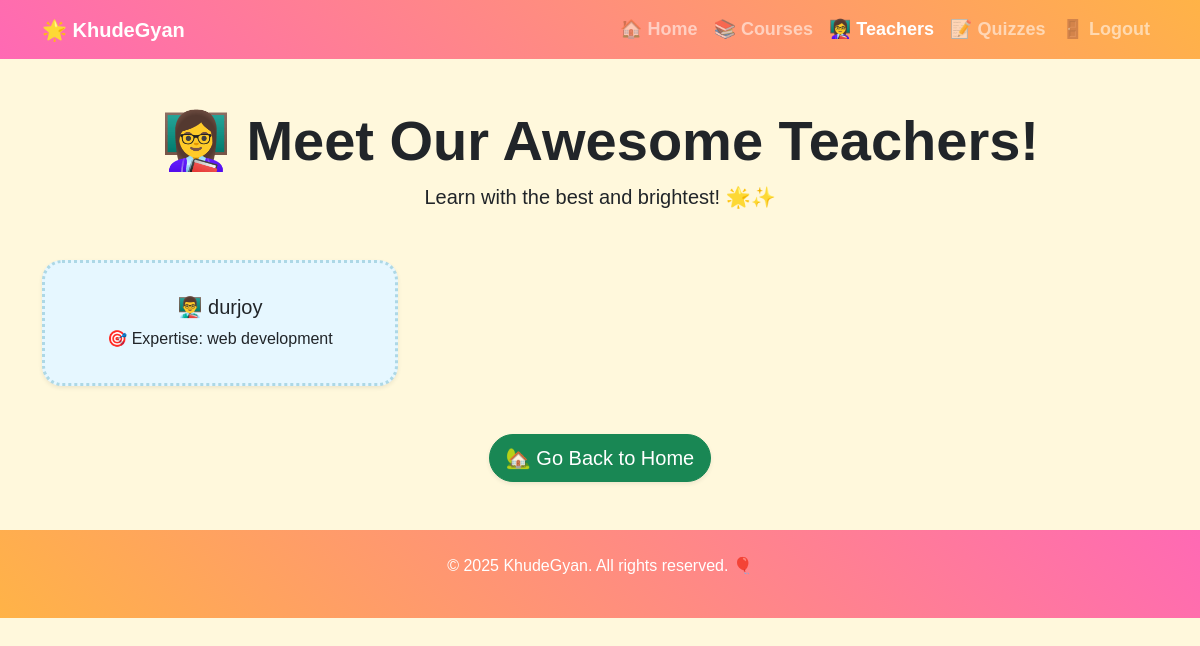
Before: /teachers/ with the older database file.
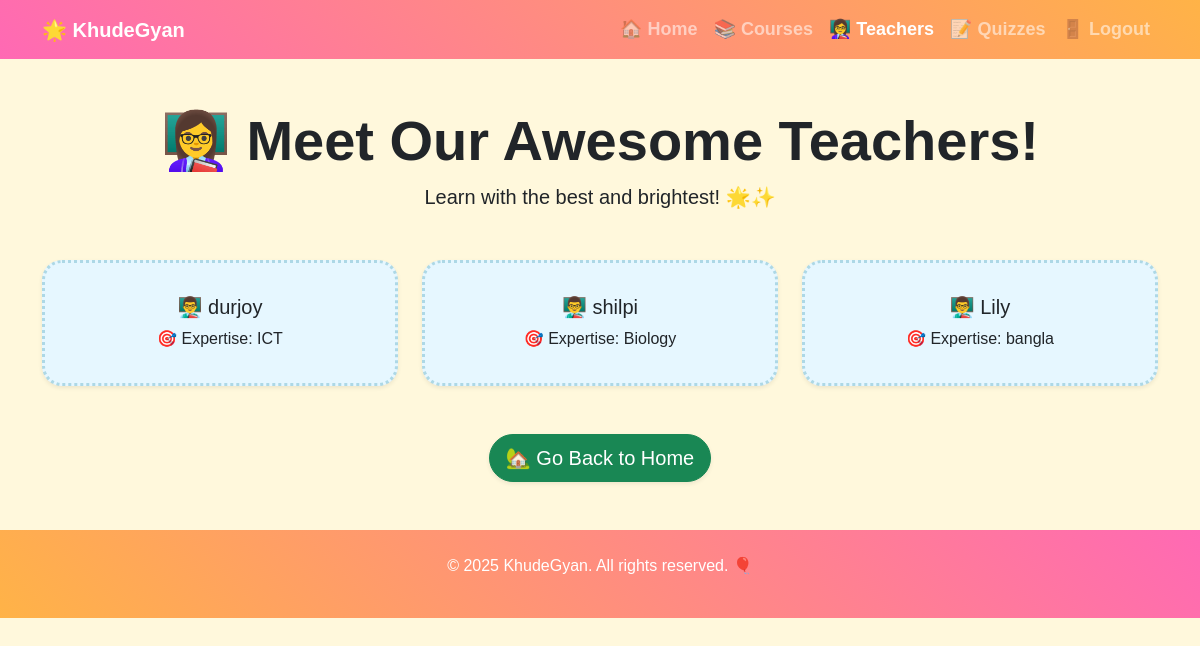
After: the same page with the newer database file.
### app1/models.py (models this page shows, shortened)
class Teacher(models.Model):
    user = models.OneToOneField(User, on_delete=models.CASCADE)
    expertise_area = models.CharField(max_length=100)

class User(AbstractUser):
    ROLE_CHOICES = (
        ('student', 'Student'),
        ('teacher', 'Teacher'),
        ('parent', 'Parent'),
        ('admin', 'Admin'),
    )
    role = models.CharField(max_length=10, choices=ROLE_CHOICES)

### app1/views.py (the view)
# urls.py: path('teachers/', teacher_list, name='teacher_list'),
def teacher_list(request):
    teachers = Teacher.objects.all()
    return render(request, 'app1/teacher_list.html', {'teachers': teachers})

### app1/templates/app1/teacher_list.html (shortened to what this page needs)
<!DOCTYPE html>
<html lang="en">
<head>
    <link href="https://cdn.jsdelivr.net/npm/bootstrap@5.3.0/dist/css/bootstrap.min.css" rel="stylesheet">
</head>
<body>
<nav class="navbar navbar-expand-lg navbar-dark mb-4">
  <div class="container">
    <a class="navbar-brand fw-bold" href="{% url 'home' %}">🌟 KhudeGyan</a>
    <div class="collapse navbar-collapse" id="navbarNav">
      <ul class="navbar-nav ms-auto">
        <li class="nav-item">
            <a class="nav-link" href="{% url 'home' %}">🏠 Home</a>
        </li>
        <li class="nav-item">
            <a class="nav-link" href="{% url 'course_list' %}">📚 Courses</a>
        </li>
        <li class="nav-item">
            <a class="nav-link active" href="{% url 'teacher_list' %}">👩‍🏫 Teachers</a>
        </li>
        <li class="nav-item">
            <a class="nav-link" href="{% url 'quiz_list' %}">📝 Quizzes</a>
        </li>
        <li class="nav-item">
            <a class="nav-link" href="{% url 'logout' %}">🚪 Logout</a>
        </li>
      </ul>
    </div>
  </div>
</nav>
<div class="container text-center my-5">
    <h1 class="display-4 fw-bold">👩‍🏫 Meet Our Awesome Teachers!</h1>
    <p class="lead">Learn with the best and brightest! 🌟✨</p>
</div>
<div class="container">
    <div class="row g-4">
        {% for teacher in teachers %}
        <div class="col-md-4">
            <div class="card teacher-card h-100 text-center shadow-sm p-3">
                <div class="card-body">
                    <h5 class="card-title">👨‍🏫 {{ teacher.user.username }}</h5>
                    <p class="card-text">🎯 Expertise: {{ teacher.expertise_area }}</p>
                </div>
            </div>
        </div>
        {% empty %}
        <div class="col-12 text-center">
            <p class="lead">No teachers available yet. 📖</p>
        </div>
        {% endfor %}
    </div>
</div>
<div class="container text-center my-5">
    <a href="{% url 'home' %}" class="btn btn-success btn-lg rounded-pill shadow-sm">
        🏡 Go Back to Home
    </a>
</div>
<footer class="text-white text-center py-4 mt-5">
    <div class="container">
        <p>&copy; 2025 KhudeGyan. All rights reserved. 🎈</p>
    </div>
</footer>
</body>
</html>

Changed rows visible on the page:
changed Teacher "durjoy": expertise_area "web development" → "ICT"
added Teacher: user.username "shilpi", expertise_area "Biology"
added Teacher: user.username "Lily", expertise_area "bangla"
